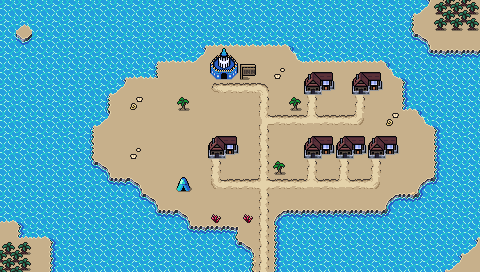

This game map was drawn from its Tiled (.tmx) file and the tilesets committed beside it. A one-line description and the trimmed map source follow:
An orthogonal 30x17 tile map with 16x16 px tiles, 4 tile layers (Background, Ground, Foreground, AboveSprites), 2 tilesets and 9 objects.

<map version="1.10" tiledversion="1.10.1" orientation="orthogonal" renderorder="right-down" width="30" height="17" tilewidth="16" tileheight="16" infinite="0" nextlayerid="6" nextobjectid="50">
 <editorsettings>
  <export target="wastetown..tmx" format="tmx" />
 </editorsettings>
 <tileset firstgid="1" source="../../tileset/main.tsx" />
 <tileset firstgid="10113" source="../../tileset/buildings.tsx" />
 <layer id="1" name="Background" width="30" height="17">
  <data>[510 cells, 510 non-empty, 21 distinct tile ids]</data>
 </layer>
 <layer id="2" name="Ground" width="30" height="17">
  <data>[510 cells, 49 non-empty, 13 distinct tile ids]</data>
 </layer>
 <layer id="3" name="Foreground" width="30" height="17">
  <properties>
   <property name="spriteLayer" type="bool" value="true" />
  </properties>
  <data>[510 cells, 31 non-empty, 17 distinct tile ids]</data>
 </layer>
 <layer id="5" name="AboveSprites" width="30" height="17">
  <data>[510 cells, 14 non-empty, 4 distinct tile ids]</data>
 </layer>
 <objectgroup id="4" name="Objects">
  <object id="38" template="../../obj/entry_up.tx" x="256" y="271" />
  <object id="41" template="../../obj/shop.tx" x="304" y="98">
   <properties>
    <property name="shopList" value="Instant,Creature,Blue,Azorius,Dimir,Izzet,Simic,Merfolk " />
   </properties>
  </object>
  <object id="42" template="../../obj/shop.tx" x="368" y="162">
   <properties>
    <property name="shopList" value="Instant,Creature,Blue,Azorius,Dimir,Izzet,Simic,Merfolk " />
   </properties>
  </object>
  <object id="43" template="../../obj/shop.tx" x="353" y="98">
   <properties>
    <property name="shopList" value="Instant,Creature,Blue,Azorius,Dimir,Izzet,Simic,Merfolk " />
   </properties>
  </object>
  <object id="44" template="../../obj/shop.tx" x="208" y="162">
   <properties>
    <property name="shopList" value="Instant,Creature,Blue,Azorius,Dimir,Izzet,Simic,Merfolk " />
   </properties>
  </object>
  <object id="45" template="../../obj/shop.tx" x="304" y="162">
   <properties>
    <property name="shopList" value="Instant,Creature,Blue,Azorius,Dimir,Izzet,Simic,Merfolk " />
   </properties>
  </object>
  <object id="46" template="../../obj/shop.tx" x="336" y="162">
   <properties>
    <property name="shopList" value="Instant,Creature,Blue,Azorius,Dimir,Izzet,Simic,Merfolk " />
   </properties>
  </object>
  <object id="47" template="../../obj/inn.tx" x="215" y="82" />
  <object id="48" template="../../obj/shop.tx" x="176" y="192">
   <properties>
    <property name="shopList" value="Island" />
   </properties>
  </object>
 </objectgroup>
</map>
